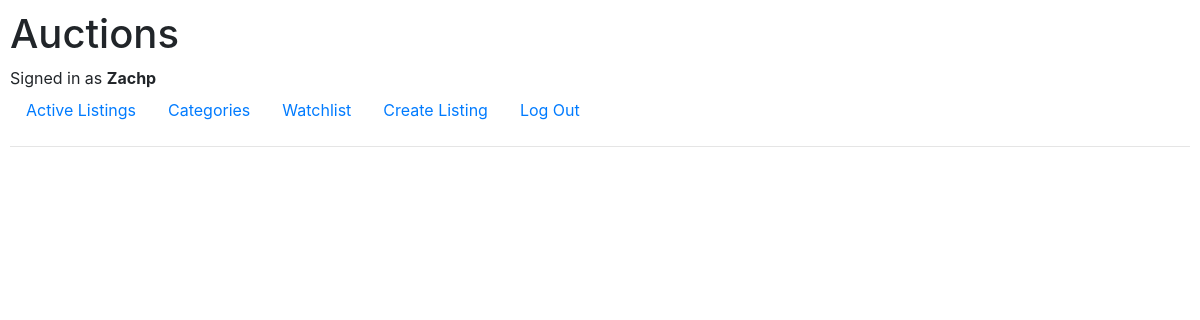
Page /watchlist (signed in) on the earlier database version.
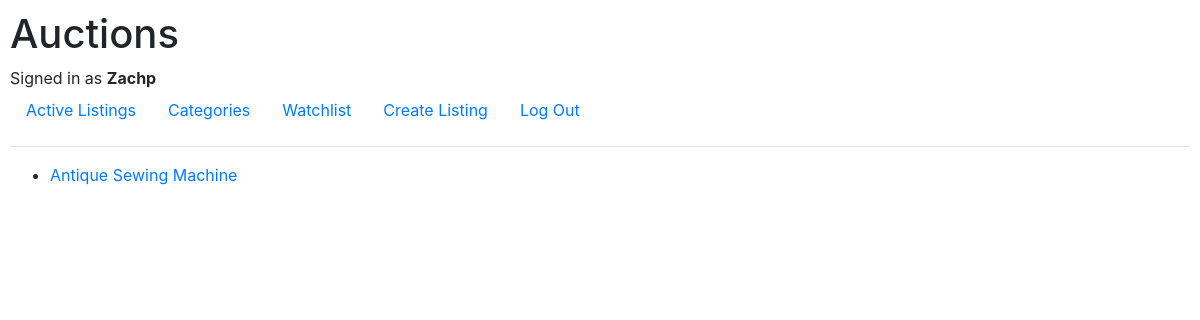
Same page on the later database version.
### auctions/models.py (models this page shows, shortened)
class WatchlistItem(models.Model):
    id = models.AutoField(primary_key=True)
    user = models.ForeignKey(
        User, on_delete=models.CASCADE, null=True, blank=True)
    listing = models.ForeignKey(
        Listing, on_delete=models.CASCADE, null=True, blank=True)
    objects = models.Manager()

class Listing(models.Model):
    class Category(models.TextChoices):
        LISTING_CATEGORY = 'Listing Category',
        TOYS = 'Toys',
        ANTIQUES = 'Antiques',
        MEMORABILIA = 'Memorabilia',
        TOOLS = 'Tools',
        CAR_PARTS = 'Car Parts',
        HOME_GOODS = 'Home Goods',
        FASHION = 'Fashion',
        ELECTRONICS = 'Electronics',
    id = models.AutoField(primary_key=True)
    title = models.CharField(max_length=100)
    posting = models.DateTimeField(auto_now_add=True)
    image = models.ImageField(upload_to='images')
    price = models.DecimalField(decimal_places=2, max_digits=7)
    description = models.TextField(max_length=300)
    category = models.CharField(max_length=100,
                                choices=Category.choices,
                                default=Category.LISTING_CATEGORY)
    user = models.ForeignKey(
        User, on_delete=models.CASCADE, null=True, blank=True)
    objects = models.Manager()

### auctions/views.py (the view)
# urls.py: path('watchlist', views.watchlist, name='watchlist'),
@login_required
def watchlist(request):
    items = WatchlistItem.objects.filter(user=request.user)
    return render(request, 'auctions/watchlist.html', {
        'watchlist': items
    })

### auctions/templates/auctions/watchlist.html
{% extends 'auctions/layout.html' %}
{% block body %}
<ul>
    {% for item in watchlist %}
    <li><a href="{% url 'listing' item.listing.slug %}">{{ item.listing.title }}</a></li>
    {% endfor %}
</ul>
{% endblock %}

Differences in the rows shown:
added WatchlistItem: listing "Antique Sewing Machine"
